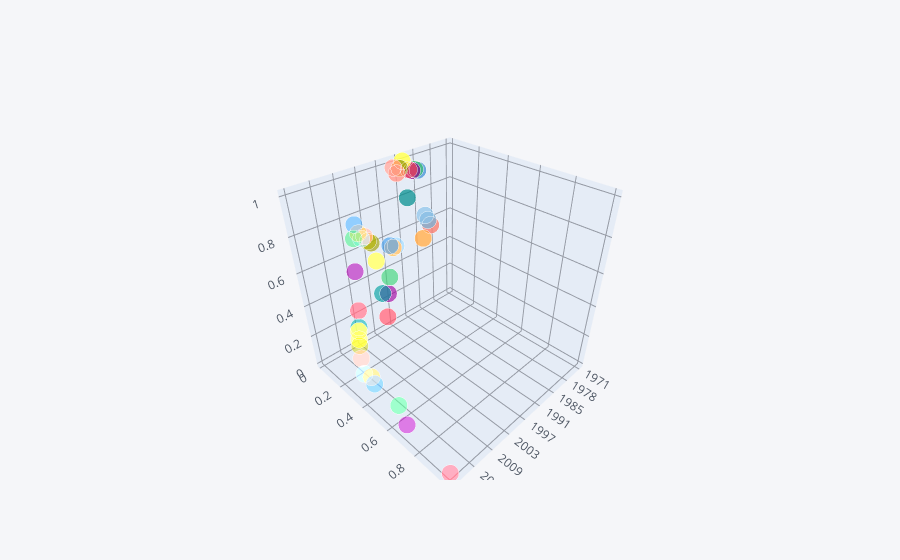

Notebook source saved alongside this figure:
### Code cell
dataset.iplot(kind='scatter3d', 
          x='Date ofintroduction', 
          y='scaled_count',
          z='scaled_pct')
